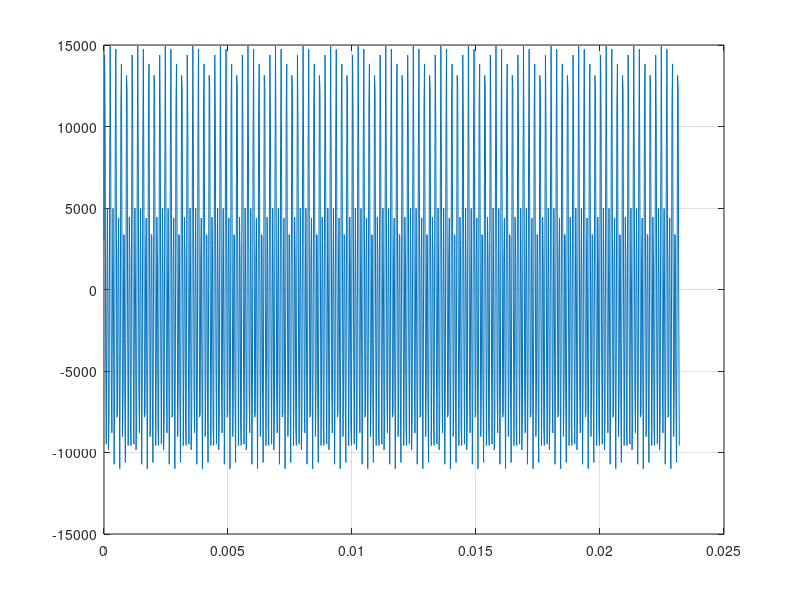

Write MATLAB code to recreate this figure. (Note: this script raises an error after producing the figure.)
clear;
clc;

% choose test signal:
    test = 'sin';
    %test = 'const';
    %test = 'num';

% variable constants:
    N = 1024;

    Fd = 44100;
    bias = 0;
    
    amp_1 = 10000; % e.g. 16 bit ADC
    amp_2 = 5000; % 2nd sine

    freq_1 = 9000; % Hz
    freq_2 = 4500;

    phase_1 = 0; % grad
    phase_2 = 37;

N_bank = 4;
row = round(N/N_bank);

time = 0 : 1/Fd : (N - 1)/Fd;
signal = bias + amp_1*sind((freq_1*360).* time + phase_1) + amp_2*sind((freq_2*360).* time + phase_2);

if(strcmp(test, 'sin'))
    fprintf('signal test\n');
elseif(strcmp(test, 'const'))
    fprintf('const test\n');
elseif(strcmp(test, 'num'))
    fprintf('index number test\n');
else
    error('"test" is wrong\n');
end

k = 0;
ram(1:row, 1:N_bank) = zeros;
test_signal(1:N) = zeros;

for i = 1:N_bank
    for j = 1:row
        k = k + 1;
        
        if(strcmp(test, 'sin'))
            test_signal(k) = round(signal(k));
        elseif(strcmp(test, 'const'))
            test_signal(k) = 100;
        elseif(strcmp(test, 'num'))
            test_signal(k) = k - 1;
        end
        
        if(N_bank == 4)
            switch(i)
                case 1
                    ram(j, 1) = test_signal(k);
                case 2
                    ram(j, 3) = test_signal(k);
                case 3
                    ram(j, 2) = test_signal(k);
                case 4
                    ram(j, 4) = test_signal(k);
            end
        else
            error('number of bank must be equal 4 because of stage writing points bank number must be 1,3,2,4');
        end
    end
end

clear k;
clear signal;

figure;
plot(time, test_signal);
grid on;
clear time;

% fft (for check):
temp_fft = fft(test_signal, N)/N;
cnt = 1;

ram_fft(1:row, 1:N_bank) = zeros;
for i = 1:row
    ram_fft(i, 1:4) = real(temp_fft((1 + (i-1)*4) : (4*i))) -...
                      imag(temp_fft((1 + (i-1)*4) : (4*i)));
    cnt = cnt + 1;
end

%{
% fft:
% 1 stage
ram_buf(1:row, 1:N_bank) = zeros;
for i = 1:row
   ram_buf(i,:) = fft_but4(ram(i,:), N, i-1);
end

ram(1:4, 1:4) =     [ram_buf(1:4,   1), ram_buf(1:4,   2), ram_buf(1:4,   3), ram_buf(1:4,   4)];
ram(5:8, 1:4) =     [ram_buf(5:8,   2), ram_buf(5:8,   3), ram_buf(5:8,   4), ram_buf(5:8,   1)];
ram(9:12, 1:4) =    [ram_buf(9:12,  3), ram_buf(9:12,  4), ram_buf(9:12,  1), ram_buf(9:12,  2)];
ram(13:16, 1:4) =	[ram_buf(13:16, 4), ram_buf(13:16, 1), ram_buf(13:16, 2), ram_buf(13:16, 3)];

clear ram_buf;
ram_buf(1:4, 1:4) =     [ram(1:4, 1), ram(5:8, 4), ram(9:12, 3), ram(13:16, 2)];
ram_buf(5:8, 1:4) =     [ram(1:4, 2), ram(5:8, 1), ram(9:12, 4), ram(13:16, 3)];
ram_buf(9:12, 1:4) =    [ram(1:4, 3), ram(5:8, 2), ram(9:12, 1), ram(13:16, 4)];
ram_buf(13:16, 1:4) =   [ram(1:4, 4), ram(5:8, 3), ram(9:12, 2), ram(13:16, 1)];

ram = ram_buf;

% 2 stage
clear ram_buf;
ram_buf(1:row, 1:N_bank) = zeros;
cnt = 0;
for i = 1:row 
   ram_buf(i,:) = fft_but4(ram(i,:), N/4, cnt);
   
   if(cnt == 3)
       cnt = 0;
   else
       cnt = cnt + 1;
   end
end

for i = 1:4
    t = (i-1)*4;
    
    ram(1+t, 1:4) = [ram_buf(1+t, 1), ram_buf(1+t, 2), ram_buf(1+t, 3), ram_buf(1+t, 4)];
    ram(2+t, 1:4) = [ram_buf(2+t, 2), ram_buf(2+t, 3), ram_buf(2+t, 4), ram_buf(2+t, 1)];
    ram(3+t, 1:4) = [ram_buf(3+t, 3), ram_buf(3+t, 4), ram_buf(3+t, 1), ram_buf(3+t, 2)];
    ram(4+t, 1:4) = [ram_buf(4+t, 4), ram_buf(4+t, 1), ram_buf(4+t, 2), ram_buf(4+t, 3)];
end

clear ram_buf;
ram_buf(1:row, 1:N_bank) = zeros;

for i = 1:4
    t = (i-1)*4;
    
    ram_buf(1+t, 1:4) = [ram(1+t, 1), ram(2+t, 4), ram(3+t, 3), ram(4+t, 2)];
    ram_buf(2+t, 1:4) = [ram(1+t, 2), ram(2+t, 1), ram(3+t, 4), ram(4+t, 3)];
    ram_buf(3+t, 1:4) = [ram(1+t, 3), ram(2+t, 2), ram(3+t, 1), ram(4+t, 4)];
    ram_buf(4+t, 1:4) = [ram(1+t, 4), ram(2+t, 3), ram(3+t, 2), ram(4+t, 1)];
end
    
ram = ram_buf;

% 3 stage
clear ram_buf;
ram_buf(1:row, 1:N_bank) = zeros;
for i = 1:row 
   ram_buf(i,:) = fft_but4(ram(i,:), N/4/4, 4);
end

re = real(ram_buf);
im = imag(ram_buf);
%}
  
% fht:
file_addr_rd = fopen('addr_rd.txt', 'w'); % for compare with rtl
file_addr_wr = fopen('addr_wr.txt', 'w');

for i = 1:row % 0 stage (only butterfly)
   temp = fht_double_but([ram(i, 1), ram(i, 2), 0],...
                         [ram(i, 3), ram(i, 4), 0], 0, 0, 1);
   ram(i, :) = [temp(1), temp(3), temp(2), temp(4)];
   
   fprintf(file_addr_rd, '%4d\t%4d\t%4d\t%4d\n', i-1, i-1, i-1, i-1);
   fprintf(file_addr_wr, '%4d\t%4d\t%4d\t%4d\n', i-1, i-1, i-1, i-1);
end

last_stage = log(N)/log(2) - 1; % numbers start from zero
coef_cos = 4;

% init coef for 1st stage:
	div = N/(2*N_bank);
	sector = 1;
    
for stage = 1:last_stage % without 0 stage
	ram_buf(1:row, 1:N_bank) = zeros;

    sector_size = 1;
	sector_cnt = 2;

	cos_cnt = 0;
	bit_depth = stage;

	for j = 1:sector
		cur_cos_0 = bin2dec(fliplr(dec2bin(cos_cnt, bit_depth)));
		cur_cos_1 = bin2dec(fliplr(dec2bin(cos_cnt + 1, bit_depth)));
        
		for i = (1 + (j-1)*2*div):(2*div + (j-1)*2*div) 
			if(j == 1)
				temp = fht_double_but([ram(i, 1), ram(i, 2), ram(i, 2)],...
									  [ram(i, 3), ram(i, 4), ram(i, 4)], cur_cos_0, cur_cos_1, coef_cos);   
			elseif(j == 2)
				temp = fht_double_but([ram(i, 2), ram(i, 1), ram(i, 3)],...
									  [ram(i, 4), ram(i, 3), ram(i, 1)], cur_cos_0, cur_cos_1, coef_cos);
			elseif(mod(j, 2) == 1)
				temp = fht_double_but([ram(i, 1), ram(i, 2), ram(i + sector_cnt*2*div, 3)],...
									  [ram(i, 3), ram(i, 4), ram(i + sector_cnt*2*div, 1)],...
									   cur_cos_0, cur_cos_1, coef_cos);
			else
				temp = fht_double_but([ram(i, 2), ram(i, 1), ram(i + sector_cnt*2*div, 4)],...
									  [ram(i, 4), ram(i, 3), ram(i + sector_cnt*2*div, 2)],...
									   cur_cos_0, cur_cos_1, coef_cos);
            end
            
			if(j <= 2)
                fprintf(file_addr_rd, '%4d\t%4d\t%4d\t%4d\n', i-1, i-1, i-1, i-1);
            else
                fprintf(file_addr_rd, '%4d\t%4d\t%4d\t%4d\n', i-1, i + sector_cnt*2*div-1, i-1, i + sector_cnt*2*div-1);
            end
            
			if(stage == last_stage)
				ram_buf(i, 1) = temp(1);
				ram_buf(i, 2) = temp(2);
				ram_buf(i, 3) = temp(3);
				ram_buf(i, 4) = temp(4);
                
                fprintf(file_addr_wr, '%4d\t%4d\t%4d\t%4d\n', i-1, i-1, i-1, i-1);
			elseif(i > (div + (j-1)*2*div))
				ram_buf(i - div, 2) = temp(1);
				ram_buf(i - div, 4) = temp(2);
				ram_buf(i, 1) = temp(3);
				ram_buf(i, 3) = temp(4);
                
                fprintf(file_addr_wr, '%4d\t%4d\t%4d\t%4d\n', i - div - 1, i - div - 1, i-1, i-1);
			else
				ram_buf(i, 1) = temp(1);
				ram_buf(i, 3) = temp(2);
				ram_buf(i + div, 2) = temp(3);
				ram_buf(i + div, 4) = temp(4);
                
                fprintf(file_addr_wr, '%4d\t%4d\t%4d\t%4d\n', i-1, i-1, i + div - 1, i + div - 1);
            end
		end
        
		if((sector_cnt == -(sector_size - 1)) && (j >= 2))
			sector_size = 2*sector_size;
			sector_cnt = sector_size - 1;
		else
			sector_cnt = sector_cnt - 2;
        end
        
        cos_cnt = cos_cnt + 2;
	end

	div = div/2;
	coef_cos = 2*coef_cos;
	sector = 2*sector;
    
	ram = ram_buf;
end
clear temp;

fclose(file_addr_rd); 
fclose(file_addr_wr); 

% from matrix to row:
cnt = 1;
clear ram_buf;
ram_buf(1:N) = zeros;

for i = 1:row
	ram_buf((1 + (i-1)*4) : (4*i)) = ram(i, 1:4);
    cnt = cnt + 1;
end

% change index order (bit reverse):
cnt = 1;
ram_fht(1:row, 1:N_bank) = zeros;

for i = 1:row
	ram_fht(i, 1:4) = [ram_buf(bin2dec(fliplr(dec2bin(cnt-1, last_stage+1))) + 1),... % cnt+0-1
					   ram_buf(bin2dec(fliplr(dec2bin(cnt, last_stage+1))) + 1),...   % cnt+1-1
					   ram_buf(bin2dec(fliplr(dec2bin(cnt+1, last_stage+1))) + 1),... % cnt+2-1
					   ram_buf(bin2dec(fliplr(dec2bin(cnt+2, last_stage+1))) + 1)];   % cnt+3-1
    cnt = cnt + 4;
end

clear cnt;

ram_sub = ram_fft - ram_fht;